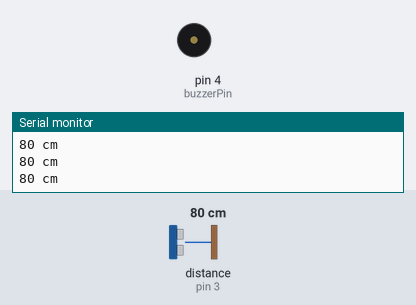
A sketch run on a simulated Arduino Uno, built with avr-gcc and run on an emulated ATmega328P. Parts: buzzer (waves = sounding), the last lines printed to the serial monitor. Wiring (inferred from the names in the program): ultrasonic range finder: trigger pin 2; echo pin 3. The test bench sets the inputs (shaded band); at power-on: distance to the obstacle (sensor on pin 3) 80 cm. The echo pulse lasts 58.3 µs per cm.

Above: at 7.2 s.
7.3 s: distance to the obstacle (sensor on pin 3) set to 71 cm
At 8.5 s:
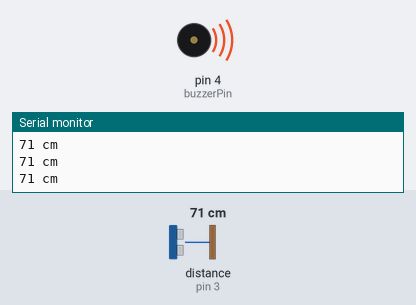
8.8 s: distance to the obstacle (sensor on pin 3) set to 250 cm
At 10.0 s:
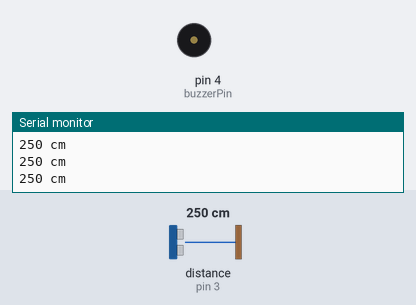
11.8 s: distance to the obstacle (sensor on pin 3) set to 2 cm
At 12.1 s:
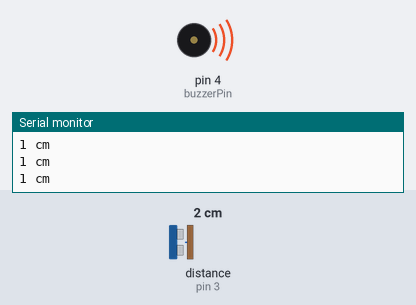
13.3 s: distance to the obstacle (sensor on pin 3) set to 120 cm
At 14.5 s:
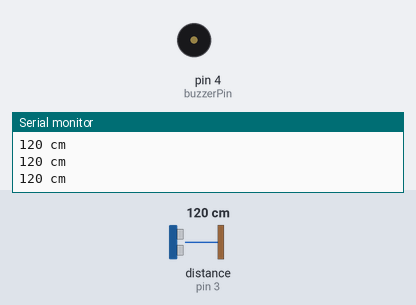
Timing chart, 0 to 15.8 s (numbered marks = the images above; inputs shaded):
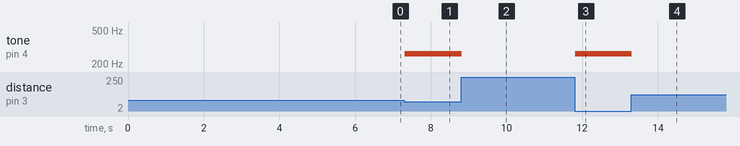

Measured:
- the behaviour switches between 76 and 75 cm on distance to the obstacle (sensor on pin 3) (found by bisection; images 0 and 1)
- after the input at 7.3 s, tone on pin 4 (buzzerPin): silent → 262 Hz at once
- after the input at 8.8 s, tone on pin 4 (buzzerPin): 262 Hz → silent at once
- after the input at 11.8 s, tone on pin 4 (buzzerPin): silent → 262 Hz at once
- after the input at 13.3 s, tone on pin 4 (buzzerPin): 262 Hz → silent at once

The sketch:

sonic.ino
```cpp
#include <Servo.h>

#define trigPin 2
#define echoPin 3
#define buzzerPin 4

const int buzzerDuration = 100;
bool buzzerActive = false;
unsigned long buzzerTimer;

int pulseWidth;
int distance;
int minDistance = 300;
void setup()
{
    Serial.begin(9600);
    pinMode(buzzerPin, OUTPUT);

    // 초음파
    pinMode(trigPin, OUTPUT);
    pinMode(echoPin, INPUT);
    digitalWrite(trigPin, LOW);

    initDistance();
}

void loop()
{
    // 초음파 거리, 서보 모터 상태 업데이트(초 단위)
    updateDistance();
    Serial.println();
}
void initDistance()
{
    for (int i = 0; i < 5; i++)
    {
        digitalWrite(trigPin, HIGH);
        delayMicroseconds(10);
        digitalWrite(trigPin, LOW);
        pulseWidth = pulseIn(echoPin, HIGH);
        distance = pulseWidth / 58;
        Serial.print("Distance : ");
        Serial.println(distance);
        if (minDistance > distance)
        {
            minDistance = distance;
        }
        delay(1000);
    }
    Serial.print("설정완료 : ");
    Serial.print(minDistance - 5);
    Serial.println("cm 이내면 부저 울립니다.");
    delay(1000);
}
void updateDistance()
{
    digitalWrite(trigPin, HIGH);
    delayMicroseconds(10);
    digitalWrite(trigPin, LOW);
    pulseWidth = pulseIn(echoPin, HIGH);
    distance = pulseWidth / 58;
    if (distance >= 0)
    {
        Serial.print(distance);
        Serial.print(" cm\t");
        // 부저 상태 업데이트
        if (distance <= minDistance - 5)
        {
            if (!buzzerActive)
            {
                tone(buzzerPin, 262); // 부저 켜기
                buzzerActive = true;
                buzzerTimer = millis();
            }
        }
        else if (buzzerActive && millis() - buzzerTimer > buzzerDuration)
        {
            noTone(buzzerPin); // 부저 끄기
            buzzerActive = false;
        }
    }
}
```
